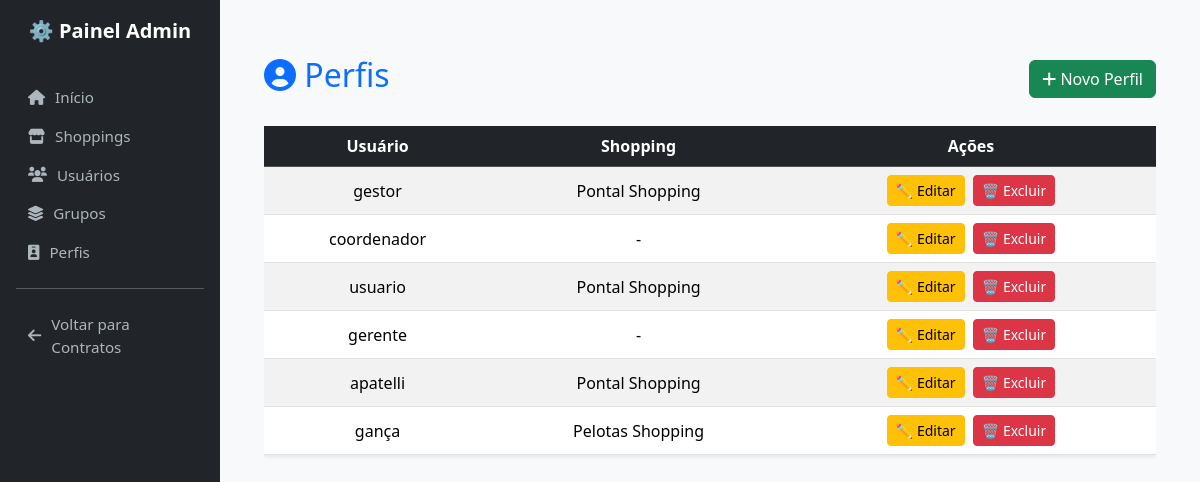
The page /admin-panel/perfis/ (signed in) on the database its author committed.
### usuarios/models.py (models this page shows, shortened)
class Perfil(models.Model):
    usuario = models.OneToOneField(settings.AUTH_USER_MODEL, on_delete=models.CASCADE)
    shopping = models.ForeignKey('documentos.Shopping', on_delete=models.SET_NULL, null=True, blank=True)

class Usuario(AbstractUser):
    shopping = models.ForeignKey(
        'documentos.Shopping',
        on_delete=models.SET_NULL,
        null=True,
        blank=True,
        related_name='usuarios'
    )

### documentos/models.py (models this page shows, shortened)
class Shopping(models.Model):
    nome = models.CharField(max_length=100)
    sigla = models.CharField(max_length=10)
    cnpj = models.CharField(max_length=20)
    email_alertas = models.EmailField(blank=True, null=True)

### painel_admin/views.py (the view)
# urls.py: path('perfis/', views.listar_perfis, name='listar_perfis'),
@login_required
@user_passes_test(is_superuser)
def listar_perfis(request):
    perfis = Perfil.objects.select_related('usuario', 'shopping').all()
    paginator = Paginator(perfis, 10)
    page_obj = paginator.get_page(request.GET.get('page'))
    return render(request, 'painel_admin/listar_perfis.html', {'page_obj': page_obj})

### painel_admin/views.py (called while the page is built)
def is_superuser(user):
    return user.is_superuser

### painel_admin/templates/painel_admin/listar_perfis.html (shortened to what this page needs)
{% extends 'base_admin.html' %}
{% block content %}
<div class="container mt-4">
  <div class="d-flex justify-content-between align-items-center mb-4 flex-wrap gap-2">
    <h2 class="text-primary"><i class="fas fa-user-circle"></i> Perfis</h2>
    <a href="{% url 'criar_perfil' %}" class="btn btn-success">
      <i class="fas fa-plus"></i> Novo Perfil
    </a>
  </div>
  <div class="table-responsive">
    <table class="table table-striped table-hover align-middle text-center shadow-sm">
      <thead class="table-dark">
        <tr>
          <th>Usuário</th>
          <th>Shopping</th>
          <th>Ações</th>
        </tr>
      </thead>
      <tbody>
        {% for perfil in page_obj %}
        <tr>
          <td>{{ perfil.usuario.username }}</td>
          <td>
            {% if perfil.shopping %}
              {{ perfil.shopping.nome }}
            {% else %}
              -
            {% endif %}
          </td>
          <td>
            <a href="{% url 'editar_perfil' perfil.id %}" class="btn btn-sm btn-warning me-1">
              ✏️ Editar
            </a>
            <a href="{% url 'excluir_perfil' perfil.id %}" class="btn btn-sm btn-danger">
              🗑️ Excluir
            </a>
          </td>
        </tr>
        {% empty %}
        <tr>
          <td colspan="3">Nenhum perfil encontrado.</td>
        </tr>
        {% endfor %}
      </tbody>
    </table>
  </div>
</div>
{% endblock %}

### painel_admin/templates/base_admin.html (style rules this page uses)
body { background-color: #f8f9fa; margin: 0; padding: 0; font-family: 'Segoe UI', sans-serif; }

### rows shown on the page
Perfil: usuario.username "gestor", shopping.nome "Pontal Shopping"
Perfil: usuario.username "coordenador"
Perfil: usuario.username "usuario", shopping.nome "Pontal Shopping"
Perfil: usuario.username "gerente"
Perfil: usuario.username "apatelli", shopping.nome "Pontal Shopping"
Perfil: usuario.username "gança", shopping.nome "Pelotas Shopping"
